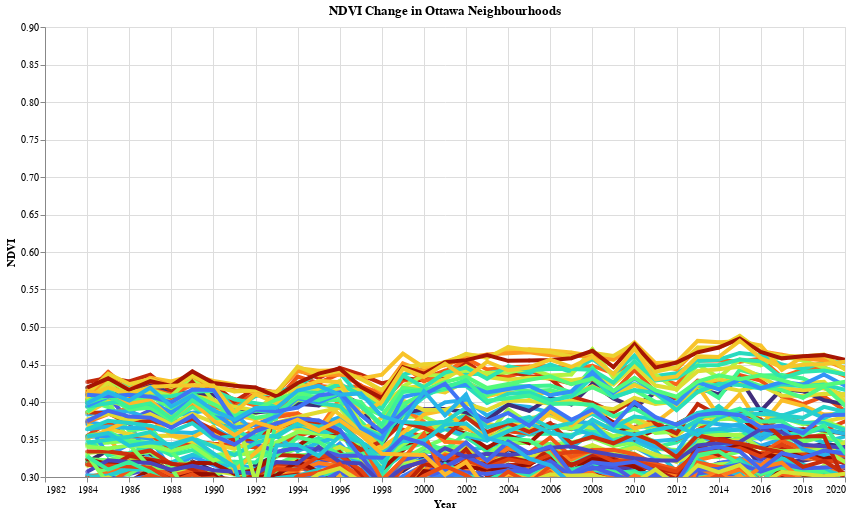

Notebook source saved alongside this figure:
### Markdown cell above
### Create an interactive plot

This code block will generate an interactive plot so that we can more easily interpret the time series. We have a large amount of data, which can become hard to distinguish with only different colours/patterns, so an interactive plot is beneficial.

Note: for this we are using the long format dataframe because it uses a column to group the data (in this case, neighbourhood name), unlike the previous method which plotted each row.

### Code cell
import altair as alt

# Set the highlight parameters
# When we hover our mouse over a point, we want all the points that share that year
# to be highlighted
highlight = alt.selection(
    type='single', on='mouseover', fields=['Year'], nearest=True)

# Set the base, this is the same as above.
base = alt.Chart(df_long).encode(
    x=alt.X('Year:Q', scale=alt.Scale(domain=[1982,2020]),axis = alt.Axis(format='.0f')),
    y=alt.Y('NDVI:Q', scale=alt.Scale(domain=[0.3,0.9])),
    color=alt.Color('Name:O', scale=alt.Scale(scheme='turbo'),legend=None)).properties(
    title='NDVI Change in Ottawa Neighbourhoods')

# Add points - change the size based on the highlight condition we set above
points = base.mark_circle().encode(
    size=alt.condition(~highlight, alt.value(10), alt.value(15)),
    tooltip=[
        alt.Tooltip('Name:O', title='Neighbourhood'),
        alt.Tooltip('Year:Q', title='Year'),
        alt.Tooltip('NDVI:Q', title='Median NDVI')
    ]).add_selection(highlight)

# Add lines - change the size based on the highlight condition
lines = base.mark_line().encode(
    size=alt.condition(~highlight, alt.value(1), alt.value(4)))

# Set the chart properties and add .interactive()
(points + lines).properties(width=800, height=450).interactive()

### Figure 1 — Vega-Lite specification as saved in the notebook (floating-point values rounded to 4 significant figures; data arrays with more than 128 entries replaced by an {"elided": "..."} marker saying what was removed)
{"config": {"view": {"continuousWidth": 300, "continuousHeight": 300}}, "layer": [{"mark": {"type": "circle"}, "encoding": {"color": {"field": "Name", "legend": null, "scale": {"scheme": "turbo"}, "type": "ordinal"}, "size": {"condition": {"test": {"not": {"param": "param_3"}}, "value": 10}, "value": 15}, "tooltip": [{"field": "Name", "title": "Neighbourhood", "type": "ordinal"}, {"field": "Year", "title": "Year", "type": "quantitative"}, {"field": "NDVI", "title": "Median NDVI", "type": "quantitative"}], "x": {"axis": {"format": ".0f"}, "field": "Year", "scale": {"domain": [1982, 2020]}, "type": "quantitative"}, "y": {"field": "NDVI", "scale": {"domain": [0.3, 0.9]}, "type": "quantitative"}}, "name": "view_2", "title": "NDVI Change in Ottawa Neighbourhoods"}, {"mark": {"type": "line"}, "encoding": {"color": {"field": "Name", "legend": null, "scale": {"scheme": "turbo"}, "type": "ordinal"}, "size": {"condition": {"test": {"not": {"param": "param_3"}}, "value": 1}, "value": 4}, "x": {"axis": {"format": ".0f"}, "field": "Year", "scale": {"domain": [1982, 2020]}, "type": "quantitative"}, "y": {"field": "NDVI", "scale": {"domain": [0.3, 0.9]}, "type": "quantitative"}}, "title": "NDVI Change in Ottawa Neighbourhoods"}], "data": {"name": "data-bbb2495c90bf14848097b0c216939dfc"}, "height": 450, "params": [{"name": "param_3", "select": {"type": "point", "fields": ["Year"], "nearest": true, "on": "mouseover"}, "views": ["view_2"]}, {"name": "param_4", "select": {"type": "interval", "encodings": ["x", "y"]}, "bind": "scales", "views": ["view_2"]}], "width": 800, "$schema": "https://vega.github.io/schema/vega-lite/v5.20.1.json", "datasets": {"data-bbb2495c90bf14848097b0c216939dfc": {"elided": "4218 records"}}}
